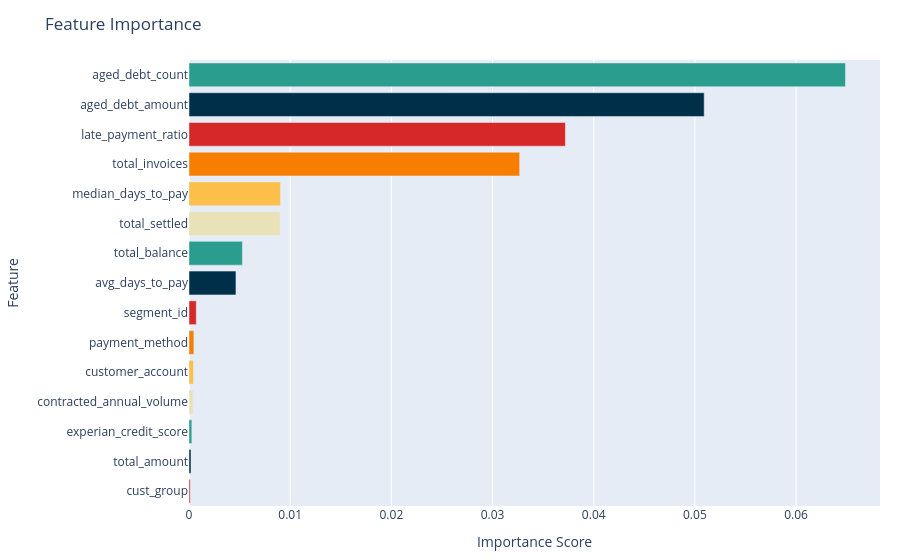

Source (notebook cell):
### Markdown cell above
In the above table, we can see that WeightEnsemble_L2 model receive the highest model accurracy followed by catboost and LightGBM.

### Code cell
features_sorted_df = model_v1.feature_importance(train_df).reset_index().sort_values("importance", ascending=True)
plot_feature_importance(features_sorted_df, top_n=15)

### Figure 1 — Plotly figure (JSON) as saved in the notebook; plotly's stock layout.template omitted (floating-point values rounded to 4 significant figures)
{"data": [{"hovertemplate": "feature=%{y}<br>importance=%{x}<extra></extra>", "legendgroup": "aged_debt_count", "marker": {"color": "#2a9d8f", "pattern": {"shape": ""}}, "name": "aged_debt_count", "orientation": "h", "showlegend": true, "textposition": "auto", "type": "bar", "x": [0.06488], "xaxis": "x", "y": ["aged_debt_count"], "yaxis": "y"}, {"hovertemplate": "feature=%{y}<br>importance=%{x}<extra></extra>", "legendgroup": "aged_debt_amount", "marker": {"color": "#003049", "pattern": {"shape": ""}}, "name": "aged_debt_amount", "orientation": "h", "showlegend": true, "textposition": "auto", "type": "bar", "x": [0.05092], "xaxis": "x", "y": ["aged_debt_amount"], "yaxis": "y"}, {"hovertemplate": "feature=%{y}<br>importance=%{x}<extra></extra>", "legendgroup": "late_payment_ratio", "marker": {"color": "#d62828", "pattern": {"shape": ""}}, "name": "late_payment_ratio", "orientation": "h", "showlegend": true, "textposition": "auto", "type": "bar", "x": [0.0372], "xaxis": "x", "y": ["late_payment_ratio"], "yaxis": "y"}, {"hovertemplate": "feature=%{y}<br>importance=%{x}<extra></extra>", "legendgroup": "total_invoices", "marker": {"color": "#f77f00", "pattern": {"shape": ""}}, "name": "total_invoices", "orientation": "h", "showlegend": true, "textposition": "auto", "type": "bar", "x": [0.03268], "xaxis": "x", "y": ["total_invoices"], "yaxis": "y"}, {"hovertemplate": "feature=%{y}<br>importance=%{x}<extra></extra>", "legendgroup": "median_days_to_pay", "marker": {"color": "#fcbf49", "pattern": {"shape": ""}}, "name": "median_days_to_pay", "orientation": "h", "showlegend": true, "textposition": "auto", "type": "bar", "x": [0.00904], "xaxis": "x", "y": ["median_days_to_pay"], "yaxis": "y"}, {"hovertemplate": "feature=%{y}<br>importance=%{x}<extra></extra>", "legendgroup": "total_settled", "marker": {"color": "#eae2b7", "pattern": {"shape": ""}}, "name": "total_settled", "orientation": "h", "showlegend": true, "textposition": "auto", "type": "bar", "x": [0.009], "xaxis": "x", "y": ["total_settled"], "yaxis": "y"}, {"hovertemplate": "feature=%{y}<br>importance=%{x}<extra></extra>", "legendgroup": "total_balance", "marker": {"color": "#2a9d8f", "pattern": {"shape": ""}}, "name": "total_balance", "orientation": "h", "showlegend": true, "textposition": "auto", "type": "bar", "x": [0.00528], "xaxis": "x", "y": ["total_balance"], "yaxis": "y"}, {"hovertemplate": "feature=%{y}<br>importance=%{x}<extra></extra>", "legendgroup": "avg_days_to_pay", "marker": {"color": "#003049", "pattern": {"shape": ""}}, "name": "avg_days_to_pay", "orientation": "h", "showlegend": true, "textposition": "auto", "type": "bar", "x": [0.00464], "xaxis": "x", "y": ["avg_days_to_pay"], "yaxis": "y"}, {"hovertemplate": "feature=%{y}<br>importance=%{x}<extra></extra>", "legendgroup": "segment_id", "marker": {"color": "#d62828", "pattern": {"shape": ""}}, "name": "segment_id", "orientation": "h", "showlegend": true, "textposition": "auto", "type": "bar", "x": [0.00072], "xaxis": "x", "y": ["segment_id"], "yaxis": "y"}, {"hovertemplate": "feature=%{y}<br>importance=%{x}<extra></extra>", "legendgroup": "payment_method", "marker": {"color": "#f77f00", "pattern": {"shape": ""}}, "name": "payment_method", "orientation": "h", "showlegend": true, "textposition": "auto", "type": "bar", "x": [0.00048], "xaxis": "x", "y": ["payment_method"], "yaxis": "y"}, {"hovertemplate": "feature=%{y}<br>importance=%{x}<extra></extra>", "legendgroup": "customer_account", "marker": {"color": "#fcbf49", "pattern": {"shape": ""}}, "name": "customer_account", "orientation": "h", "showlegend": true, "textposition": "auto", "type": "bar", "x": [0.00044], "xaxis": "x", "y": ["customer_account"], "yaxis": "y"}, {"hovertemplate": "feature=%{y}<br>importance=%{x}<extra></extra>", "legendgroup": "contracted_annual_volume", "marker": {"color": "#eae2b7", "pattern": {"shape": ""}}, "name": "contracted_annual_volume", "orientation": "h", "showlegend": true, "textposition": "auto", "type": "bar", "x": [0.0004], "xaxis": "x", "y": ["contracted_annual_volume"], "yaxis": "y"}, {"hovertemplate": "feature=%{y}<br>importance=%{x}<extra></extra>", "legendgroup": "experian_credit_score", "marker": {"color": "#2a9d8f", "pattern": {"shape": ""}}, "name": "experian_credit_score", "orientation": "h", "showlegend": true, "textposition": "auto", "type": "bar", "x": [0.00028], "xaxis": "x", "y": ["experian_credit_score"], "yaxis": "y"}, {"hovertemplate": "feature=%{y}<br>importance=%{x}<extra></extra>", "legendgroup": "total_amount", "marker": {"color": "#003049", "pattern": {"shape": ""}}, "name": "total_amount", "orientation": "h", "showlegend": true, "textposition": "auto", "type": "bar", "x": [0.0002], "xaxis": "x", "y": ["total_amount"], "yaxis": "y"}, {"hovertemplate": "feature=%{y}<br>importance=%{x}<extra></extra>", "legendgroup": "cust_group", "marker": {"color": "#d62828", "pattern": {"shape": ""}}, "name": "cust_group", "orientation": "h", "showlegend": true, "textposition": "auto", "type": "bar", "x": [0.00012], "xaxis": "x", "y": ["cust_group"], "yaxis": "y"}], "layout": {"barmode": "relative", "legend": {"title": {"text": "feature"}, "tracegroupgap": 0}, "margin": {"b": 40, "l": 80, "r": 20, "t": 60}, "showlegend": false, "title": {"text": "Feature Importance"}, "xaxis": {"anchor": "y", "domain": [0, 1], "title": {"text": "Importance Score"}}, "yaxis": {"anchor": "x", "categoryarray": ["cust_group", "total_amount", "experian_credit_score", "contracted_annual_volume", "customer_account", "payment_method", "segment_id", "avg_days_to_pay", "total_balance", "total_settled", "median_days_to_pay", "total_invoices", "late_payment_ratio", "aged_debt_amount", "aged_debt_count"], "categoryorder": "array", "domain": [0, 1], "title": {"text": "Feature"}}}}
